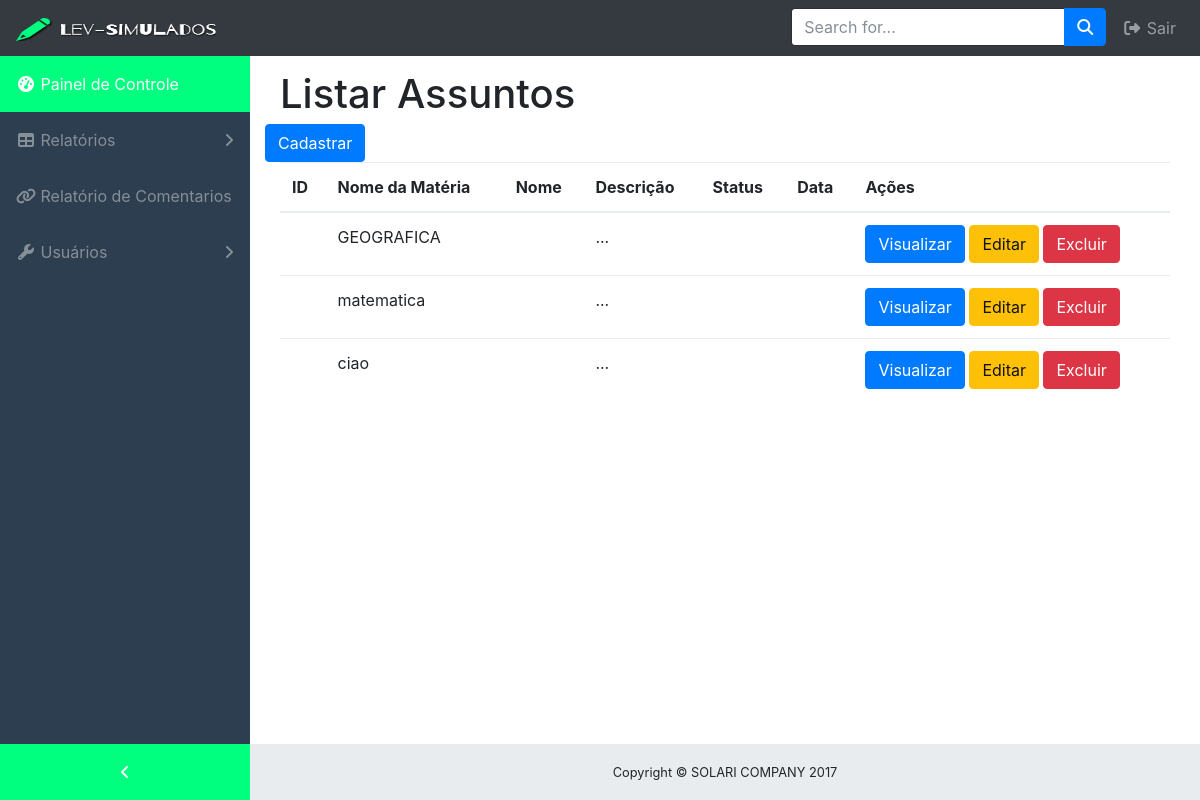
/index.php?op=relatorio_assunto, run on the app's committed database.
### tables this page shows
CREATE TABLE MATERIA(
	ID_MATERIA INT PRIMARY KEY AUTO_INCREMENT NOT NULL,
	NM_MATERIA VARCHAR(30),
	STATUS_MATERIA VARCHAR(15),
	DATA_CADASTRO DATETIME);

### classes/Assunto.class.php (called while the page is built, shortened)
<?php
require_once 'Conexao.class.php';
require_once 'Funcoes.class.php';
class Assunto {
    private $con;
    public function __construct() {
        $this->con = new Conexao();
    }
    public function querySelect() {
        try {
            $cst = $this->con->conectar()->prepare("SELECT `ID_MATERIA`, NM_MATERIA, STATUS_MATERIA FROM `MATERIA`;");
            $cst->execute();
            return $cst->fetchAll();
        } catch (PDOException $ex) {
            return 'erro ' . $ex->getMessage();
        }
    }
}

### classes/Conexao.class.php (called while the page is built)
<?php
class Conexao{
    private $usuario;
    private $senha;
    private $banco;
    private $servidor;
    private static $pdo;
    public function __construct(){
        $this->servidor = "localhost";
        $this->banco = "lev_db";
        $this->usuario = "root";
        $this->senha = "";
    }
    public function conectar(){
        try{
            if(is_null(self::$pdo)){
                self::$pdo = new PDO("mysql:host=".$this->servidor.";dbname=".$this->banco, $this->usuario, $this->senha);
            }
            return self::$pdo;
        } catch (PDOException $ex) {
			echo $ex->getMessage();
        }
    }
}
?>

### classes/Funcoes.class.php (called while the page is built, shortened)
<?php
class Funcoes {
    public function tratarCaracter($vlr, $tipo){
	switch($tipo){
            case 2: $rst = utf8_encode($vlr); break;
        }
        return $rst;
    }
}
?>

### Relatorios/relatorio_assunto.php (the view, shortened to what this page needs)
<?php
require_once 'classes/Assunto.class.php';
require_once 'classes/Funcoes.class.php';
$objFcs = new Funcoes();
$objtpc = new Assunto();
            ?>
<div class="container theme-showcase" role="main">
    <div class="page-header">
        <h1>Listar Assuntos</h1>
    </div>
    <div class="row">
        <div class="pull-right">
            <button type="button" class="btn btn-xs btn-primary" data-toggle="modal" data-target="#modalCadastrarAssunto">Cadastrar</button>
        </div>
    </div>
    <div class="row">
        <div class="col-md-12">
            <table class="table">
                <thead>
                    <tr>
                        <th>ID</th>
                        <th>Nome da Matéria</th>
                        <th>Nome</th>
                        <th>Descrição</th>
                        <th>Status</th>
                        <th>Data</th>
                        <th>Ações</th>
                    </tr>
                </thead>
                <tbody>
                    <?php foreach ($objtpc->querySelect() as $rst) { ?>
                        <tr>
                            <td><?= $rst['ID_ASSUNTO']; ?></td>
                            <td><?= $objFcs->tratarCaracter($rst['NM_MATERIA'], 2) ?></td>
                            <td><?= $objFcs->tratarCaracter($rst['NM_ASSUNTO'], 2) ?></td>
                            <td>...</td>
                            <td><?= $objFcs->tratarCaracter($rst['STATUS_ASSUNTO'], 2) ?></td>
                            <td><?= $rst['DATA_CADASTRO']; ?></td>
                            <td>
                                <button type="button" class="btn btn-xs btn-primary" data-toggle="modal" data-target="#modalDetalhes<?= $rst['ID_ASSUNTO']; ?>">Visualizar</button>
                                <button type="button" class="btn btn-xs btn-warning" data-toggle="modal" data-target="#modalEditarAssunto" data-whatever="<?php echo $rst['ID_ASSUNTO']; ?>" data-whateverpergunta="<?php echo $objFcs->tratarCaracter($rst['DSCR_ASSUNTO'], 2) ?>" data-whatevernome="<?php echo $objFcs->tratarCaracter($rst['NM_ASSUNTO'], 2) ?>" >Editar</button>
                                <button type="button" class="btn btn-xs btn-danger" data-toggle="modal" data-target="#modalExcluirAssunto" data-whatever="<?php echo $rst['ID_ASSUNTO']; ?>" data-whatevernome="<?php echo $objFcs->tratarCaracter($rst['NM_ASSUNTO'], 2) ?>" >Excluir</button>
                            </td>
                        </tr>
                <?php } ?>
                </tbody>
            </table>
        </div>
    </div>
</div>

### css/sb-admin.css (style rules this page uses)
html { position: relative; min-height: 100%; }
body.sticky-footer { margin-bottom: 56px; }
body.fixed-nav { padding-top: 56px; }
.bg-dark { background-color: #2c3e50; }

### data on the page
materia: NM_MATERIA "GEOGRAFICA"
materia: NM_MATERIA "matematica"
materia: NM_MATERIA "ciao"
